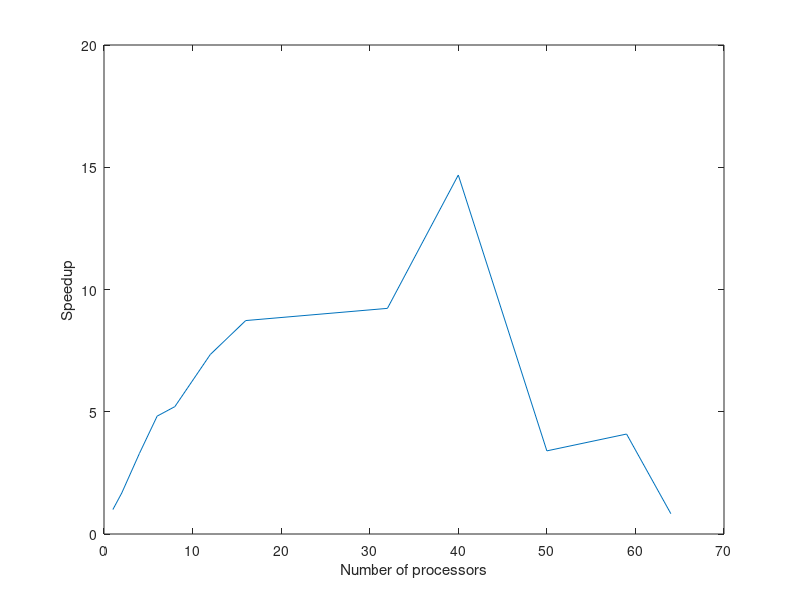

Here is the MATLAB script that generated this plot:
time = [
  1 3.23
  2 1.93
  4 0.98
  6 0.67
  8 0.62
  12 0.44
  16 0.37
  32 0.35
  40 0.22
  50 0.95
  59 0.79
  64 3.89
];

plot(time(:,1), time(1,2)./time(:,2))
xlabel('Number of processors')
ylabel('Speedup')